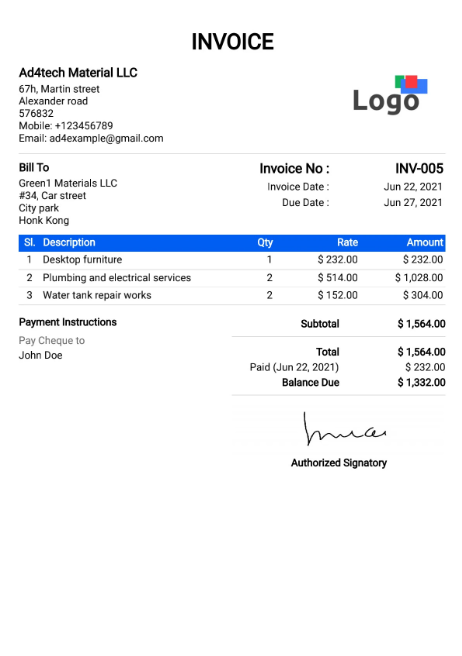
#> input picture models/test_images/example1.png, 462 x 656 px
$ python create_test_images.py
#> lines starting #> are read from the running program, lines starting #| are printed output that depends on the picture
#!/usr/bin/env python3
"""
Create test images for orientation and rectification testing.
Uses example1.png from models/test_images as base image.
Outputs to models/test_images directory.
"""

from PIL import Image, ImageFilter
import numpy as np
import sys
from pathlib import Path

# Configuration
BASE_IMAGE = "models/test_images/example1.png"
OUTPUT_DIR = "models/test_images"

def create_rotated_image(input_path, output_path, angle):
    """Create a high-quality rotated version of the image."""
    img = Image.open(input_path)
    # Use BICUBIC for better quality
    rotated = img.rotate(angle, expand=True, fillcolor='white', resample=Image.BICUBIC)
    rotated.save(output_path, quality=95)
    print(f"✓ Created {output_path.name} (rotated {angle}°)")
    return rotated

def create_curved_image(input_path, output_path):
    """Create a curved/distorted version for rectification testing."""
    img = Image.open(input_path)
    img_array = np.array(img)
    height, width = img_array.shape[:2]

    # Create a mesh grid
    x = np.arange(width)
    y = np.arange(height)
    xx, yy = np.meshgrid(x, y)

    # Apply wave distortion
    amplitude = 20  # pixels
    frequency = 2 * np.pi / width

    # Horizontal wave
    xx_distorted = xx + amplitude * np.sin(frequency * yy)

    # Clip to valid range
    xx_distorted = np.clip(xx_distorted, 0, width - 1).astype(int)

    # Create distorted image
    distorted = np.zeros_like(img_array)
    for i in range(height):
        for j in range(width):
            distorted[i, j] = img_array[i, xx_distorted[i, j]]

    result = Image.fromarray(distorted)
    result.save(output_path, quality=95)
    print(f"✓ Created {output_path.name} (curved distortion)")
    return result

def create_perspective_distorted(input_path, output_path):
    """Create perspective-distorted image for rectification testing."""
    img = Image.open(input_path)
    width, height = img.size

    # Define perspective transform coefficients
    # This creates a trapezoidal effect
    coeffs = find_coeffs(
        [(0, 0), (width, 0), (width, height), (0, height)],  # original corners
        [(50, 30), (width-30, 50), (width-50, height-30), (30, height-50)]  # distorted corners
    )

    distorted = img.transform(
        (width, height),
        Image.PERSPECTIVE,
        coeffs,
        Image.BICUBIC
    )
    distorted.save(output_path, quality=95)
    print(f"✓ Created {output_path.name} (perspective distortion)")
    return distorted

def find_coeffs(source_coords, target_coords):
    """Find perspective transform coefficients."""
    matrix = []
    for s, t in zip(source_coords, target_coords):
        matrix.append([t[0], t[1], 1, 0, 0, 0, -s[0]*t[0], -s[0]*t[1]])
        matrix.append([0, 0, 0, t[0], t[1], 1, -s[1]*t[0], -s[1]*t[1]])

    A = np.array(matrix, dtype=float)
    B = np.array(source_coords).reshape(8)

    try:
        res = np.linalg.solve(A, B)
        return np.array(res).tolist()
    except:
        # Fallback to identity-like transform
        return [1, 0, 0, 0, 1, 0, 0, 0]

def create_noisy_rotated(input_path, output_path, angle):
    """Create rotated image with minimal noise to preserve readability."""
    img = Image.open(input_path)

    # Rotate with high quality settings
    rotated = img.rotate(angle, expand=True, fillcolor='white', resample=Image.BICUBIC)

    # Add very slight noise (reduced from 10 to 3 for better quality)
    img_array = np.array(rotated)
    noise = np.random.normal(0, 3, img_array.shape).astype(np.int16)
    noisy = np.clip(img_array.astype(np.int16) + noise, 0, 255).astype(np.uint8)

    result = Image.fromarray(noisy)
    result.save(output_path, quality=95)
    print(f"✓ Created {output_path.name} (rotated {angle}° with minimal noise)")
    return result

def main():
    # Check if input file exists
    input_file = Path(BASE_IMAGE)
    if not input_file.exists():
        print(f"Error: Input file not found: {input_file}")
        print("Please ensure models/test_images/example1.png exists")
        sys.exit(1)

    # Check if output directory exists
    output_dir = Path(OUTPUT_DIR)
    if not output_dir.exists():
        print(f"Error: Output directory not found: {output_dir}")
        print("Please ensure models/test_images/ directory exists")
        sys.exit(1)

    print("=== Creating Test Images ===\n")
    print(f"Base image: {input_file}")
    print(f"Output directory: {output_dir}\n")

    # 1. Orientation test images (0°, 90°, 180°, 270°)
    print("1. Orientation Classification Tests:")
    create_rotated_image(input_file, output_dir / "example1_rotate_90.png", 90)
#> in create_rotated_image, img is the input picture: PIL image 462x656 RGBA; mean R, G, B, A 242.3, 244.4, 247.7, 255
    create_rotated_image(input_file, output_dir / "example1_rotate_180.png", 180)
    create_rotated_image(input_file, output_dir / "example1_rotate_270.png", 270)
#> call 3 of create_rotated_image, with angle = 270
#> in create_rotated_image (call 3), `rotated = img.rotate(angle, expand=True, fillcolor='white', resample=I..`:
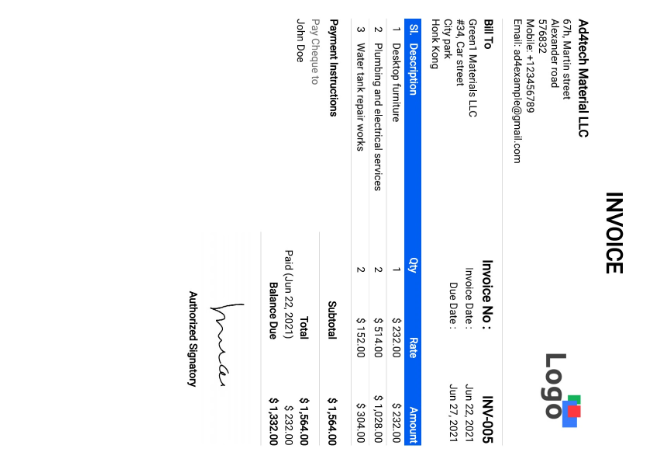
#> rotated: PIL image 656x462 RGBA; mean R, G, B, A 242.3, 244.4, 247.7, 255

    # 2. Slight rotation (5-15 degrees) for angle correction
    # Using minimal noise to preserve readability
    print("\n2. Small Rotation Tests (with minimal noise):")
    create_noisy_rotated(input_file, output_dir / "example1_rotate_5.png", 5)
#> in create_noisy_rotated, `rotated = img.rotate(angle, expand=True, fillcolor='white', resample=I..`:
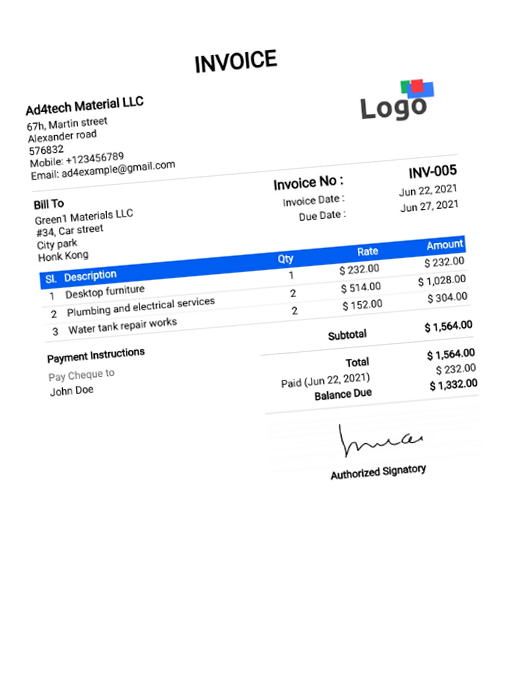
#> rotated: PIL image 518x694 RGBA; mean R, G, B, A 244.1, 245.8, 248.6, 255
    create_noisy_rotated(input_file, output_dir / "example1_rotate_15.png", 15)
#> call 2 of create_noisy_rotated, with angle = 15
#> in create_noisy_rotated (call 2), `rotated = img.rotate(angle, expand=True, fillcolor='white', resample=I..`:
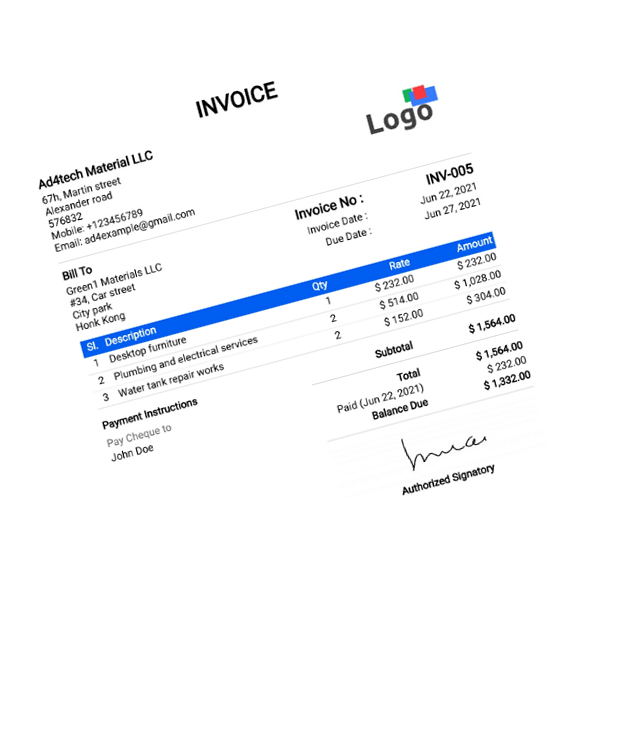
#> rotated: PIL image 618x754 RGBA; mean R, G, B, A 246.6, 247.9, 250.1, 255
    create_noisy_rotated(input_file, output_dir / "example1_rotate_minus10.png", -10)
#> call 3 of create_noisy_rotated, with angle = -10
#> in create_noisy_rotated (call 3), `rotated = img.rotate(angle, expand=True, fillcolor='white', resample=I..`:
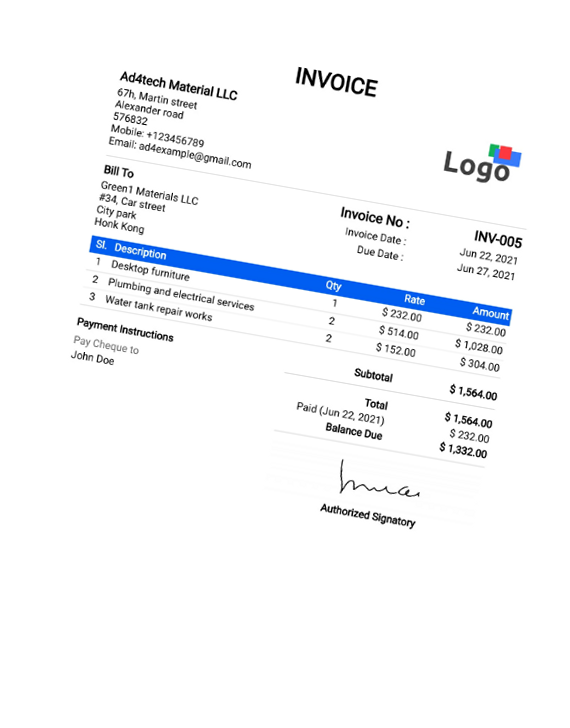
#> rotated: PIL image 570x728 RGBA; mean R, G, B, A 245.5, 247, 249.5, 255

    # 3. Rectification test images (no barrel - removed as requested)
    print("\n3. Rectification Tests:")
    create_curved_image(input_file, output_dir / "example1_curved.png")
#> after the loop in create_curved_image, `for i in range(height):`:
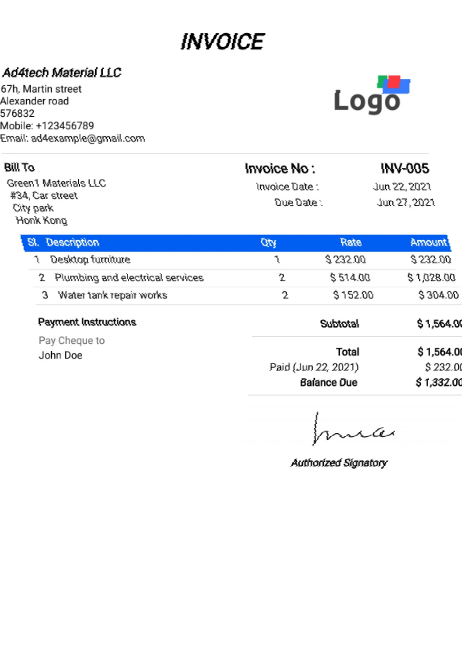
#> distorted: shape (656, 462, 4); mean R, G, B, A 242.3, 244.4, 247.8, 255
    create_perspective_distorted(input_file, output_dir / "example1_perspective.png")
#> in create_perspective_distorted, `distorted = img.transform( (width, height), Image.PERSPECTIVE, coeffs,..`:
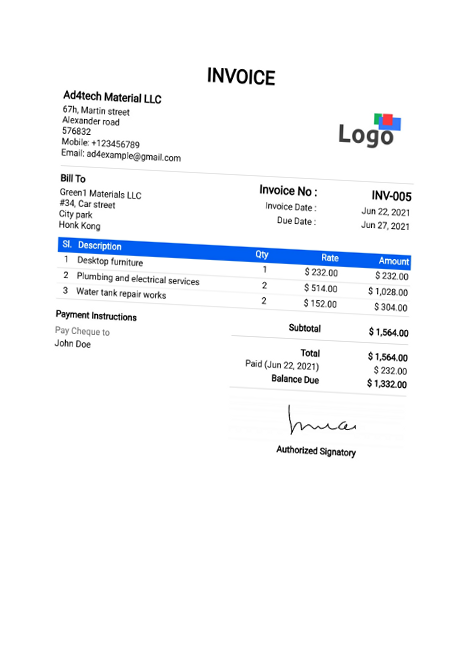
#> distorted: PIL image 462x656 RGBA; mean R, G, B, A 176, 177.5, 180, 185.5; transparent parts drawn white

    # 4. Combined tests
    print("\n4. Combined Tests:")
    # Create curved then rotate it
    temp_curved_path = output_dir / "temp_curved.png"
    temp_curved = create_curved_image(input_file, temp_curved_path)
    temp_curved_rotated = temp_curved.rotate(90, expand=True, fillcolor='white', resample=Image.BICUBIC)
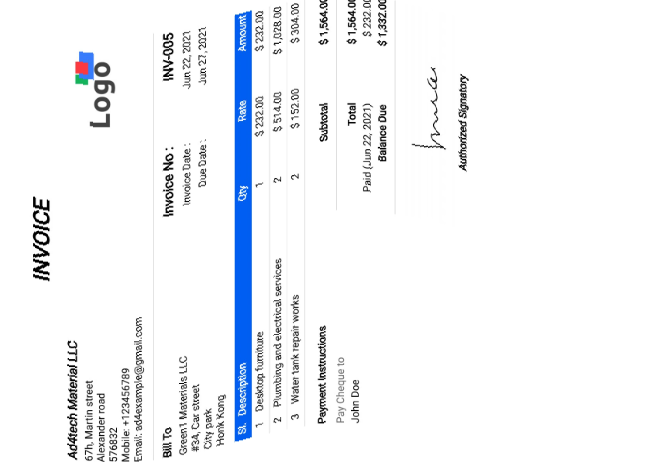
#> temp_curved_rotated: PIL image 656x462 RGBA; mean R, G, B, A 242.3, 244.4, 247.8, 255
    temp_curved_rotated.save(output_dir / "example1_curved_rotated.png", quality=95)
    print(f"✓ Created example1_curved_rotated.png (curved + rotated)")

    # Clean up temp file
    if temp_curved_path.exists():
        temp_curved_path.unlink()

    print(f"\n=== Done! ===")
    # Count new test images (exclude original example1.png)
    test_images = [f for f in output_dir.glob('example1_*.png')]
    print(f"Created {len(test_images)} test images in {output_dir}/")
    print("\nTest images:")
    for img in sorted(test_images):
        print(f"  - {img.name}")

    print("\nUsage:")
    print(f"  cargo run --release --example ocr_with_fixes")
    print(f"  cargo run --release --example ocr_without_fixes")

if __name__ == "__main__":
    main()
